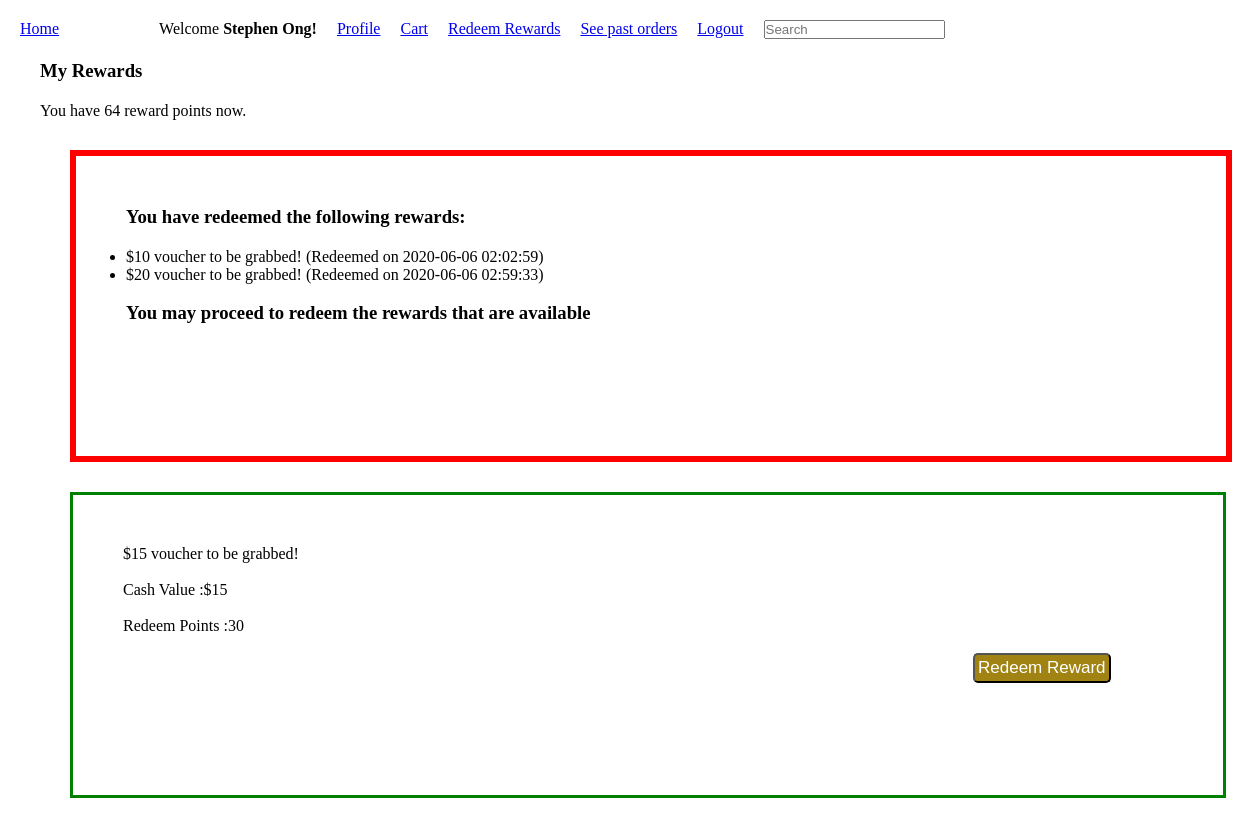
Page /views/customer/redeem_rewards.php (signed in) on the earlier database version.
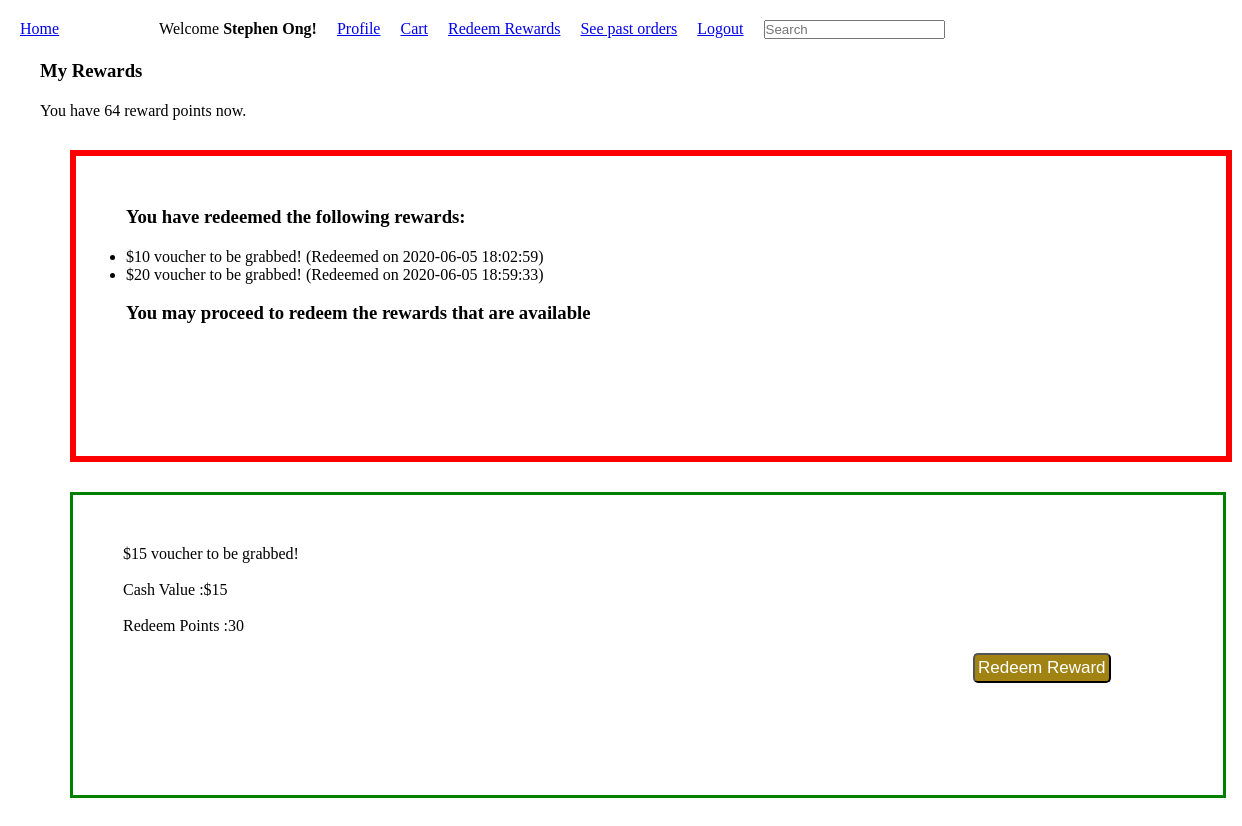
Same page on the later database version.
### tables this page shows
CREATE TABLE IF NOT EXISTS `customers` (
  `user_id` int(11) NOT NULL,
  `mobileNumber` int(11) NOT NULL,
  `address` text NOT NULL,
  `reward_points` int(11) DEFAULT '0',
  PRIMARY KEY (`user_id`)
);

CREATE TABLE IF NOT EXISTS `reward_redemption` (
  `reward_id` int(11) NOT NULL,
  `user_id` int(11) NOT NULL,
  `redeemed_on` timestamp NOT NULL DEFAULT CURRENT_TIMESTAMP,
  `has_used` tinyint(1) NOT NULL DEFAULT '0',
  KEY `reward_id` (`reward_id`),
  KEY `userid` (`user_id`)
);

CREATE TABLE IF NOT EXISTS `rewards` (
  `id` int(11) NOT NULL AUTO_INCREMENT,
  `description` text NOT NULL,
  `cash_value` int(11) NOT NULL,
  `redeem_points` int(11) NOT NULL,
  `availability` int(11) NOT NULL,
  PRIMARY KEY (`id`)
);

### controllers/customerController.php (called while the page is built, shortened)
<?php
    require_once __DIR__."/../connection.php";
    function getCustomerRecord($id){
        global $conn;
        $query = mysqli_query($conn,"SELECT * from customers c inner join users u on c.user_id=u.id where user_id=$id");
        $result = mysqli_fetch_assoc($query);
        return $result;
    }
?>

### controllers/rewardRedemptionController.php (called while the page is built, shortened)
<?php
    require_once __DIR__."/../connection.php";
    require_once "customerController.php";
    require_once "rewardController.php";
    function getAllRedeemedRewards($id) {
        global $conn;
        $query = mysqli_query($conn,"SELECT t1.id,t1.description,t2.redeemed_on FROM rewards t1 INNER JOIN reward_redemption t2 ON t1.id = t2.reward_id where t2.user_id=$id and t2.has_used=0");
        $result = mysqli_fetch_all($query, MYSQLI_ASSOC);
        return $result;
    }
    function getUnredeemedRewards($id) {
        global $conn;
        $query = mysqli_query($conn,"SELECT * FROM rewards WHERE availability>0 and id NOT IN (SELECT reward_id FROM reward_redemption where user_id=$id)");
        $result = mysqli_fetch_all($query, MYSQLI_ASSOC);
        return $result;
    }
?>

### views/customer/redeem_rewards.php (the view, shortened to what this page needs)
<!DOCTYPE html>
<html lang="en">
<head>
    <link rel="stylesheet" href="/delivery/views/css/Rewards.css">
    <?php
    require_once "../header.php";
    ?>
</head>
<body>
    <section>
    <section>
    <?php
        require_once "../../controllers/rewardRedemptionController.php";
        require_once "../../controllers/customerController.php";
        $user = $_SESSION["loggedInUser"];
        $rewardsRedeemed = getAllRedeemedRewards($user["id"]);
        $rewardsNotRedeemed = getUnredeemedRewards($user["id"]);
        $customer = getCustomerRecord($user["id"]);
    ?>
    <h1>My Rewards</h1>
    <p>
        You have <?=$customer["reward_points"]?> reward points now.
    </p>
   <div class="box">
    <?php
        if(count($rewardsRedeemed)==0) {
            echo "<h3>You have not redeemed any rewards.</h3>";
        }
        else {
            echo "<h3>You have redeemed the following rewards:</h3>";
            echo "<ul>";
            foreach ($rewardsRedeemed as $reward) {
                echo "<li>".$reward["description"]." (Redeemed on ".$reward["redeemed_on"].")</li>";
            }
            echo "</ul>";
        }
        if(count($rewardsNotRedeemed)==0) {
            echo "<h3>There are no available awards to be redeemed.</h3>";
        } else {
            echo "<br><h3>You may proceed to redeem the rewards that are available</h3>";
    ?>
     </div>
     <div class="box2">
            <?php
                foreach ($rewardsNotRedeemed as $reward) {
                    echo "<tr>";
                    echo "<td>".$reward["description"]."</td><br><br>";
                    echo "Cash Value :$".$reward["cash_value"]."<br><br>";
                    echo "Redeem Points :".$reward["redeem_points"]."<br><br>";
                    echo "<td>
                        <form method='post' action='../../controllers/rewardRedemptionController.php?function=add'>
                            <input type='hidden' name='reward_id' value=".$reward["id"].">
                            <input type='hidden' name='redeem_points' value=".$reward["redeem_points"].">
                            <input type='submit' value='Redeem Reward'>
                            <div class = 'vertical'></div>
                        </form>
                        </td>";
                    echo "</tr>";
                }
        }
    ?>
    </div>
</section>
</section>
</body>
</html>

### views/header.php (shortened to what this page needs)
<!DOCTYPE html>
<head>
    <link rel="stylesheet" href="/delivery/views/css/styles.css">
</head>
<body>
    <header>
        <nav>
            <ul>
                <li><a href="/delivery">Home</a></li>
                <?php
                    if(isset($_SESSION['loggedInUser'])) {
                        $user = $_SESSION['loggedInUser'];
                        $name = $user["name"];
                        echo "<li>Welcome <b>".$name."!</b></li>";
                        $role = $user["role"];
                        switch($role) {
                            case "customer":
                                echo "<li><a href='/delivery/views/customer/profile.php'>Profile</a></li>";
                                echo "<li><a href='/delivery/views/customer/cart.php'>Cart</a></li>";
                                echo "<li><a href='/delivery/views/customer/redeem_rewards.php'>Redeem Rewards</a></li>";
                                echo "<li><a href='/delivery/views/customer/past_orders.php'>See past orders</a></li>";
                                break;
                        }
                        echo "<li><a href='/delivery/views/logout.php'>Logout</a></li>";
                    } else {
                        echo "<li><a href='/delivery/views/login.php'>Login</a></li>";
                        echo "<li><a href='/delivery/views/register.php'>Register</a></li>";
                    }
                ?>
                <li>
                    <input id="search" type="search" placeholder="Search" width="50px" autofocus required />
                </li>
            </ul>
        </nav>
    </header>
</body>

### views/css/Rewards.css (style rules this page uses)
.box { border:6px solid red; width:1050px; height:200px; margin:30px; padding:50px; }
.box2 { border:3px solid green; width:1050px; height:200px; margin:30px; padding:50px; }
input[type="submit"] { margin-left:850px; border-radius: 0.3em; background-color: #A18314; color: white; font-size: 17px; padding:10px; }

### views/css/styles.css (style rules this page uses)
* { padding: 0; margin: 0; }
h1,h2,h3,h4 { margin-bottom: 20px; }
section { margin-left: 20px; }
input[type='submit'] { padding: 3px; }
nav ul { list-style: none; display: flex; height: 5vh; margin: 20px 20px 0 20px; }
nav ul li:first-child { margin-right: 100px; }
nav ul li:not(:first-child) { margin-right: 20px; }

Differences in the rows shown:
changed reward_redemption "$10 voucher to be grabbed!": redeemed_on "2020-06-06 02:02:59" → "2020-06-05 18:02:59"
changed reward_redemption "$20 voucher to be grabbed!": redeemed_on "2020-06-06 02:59:33" → "2020-06-05 18:59:33"
